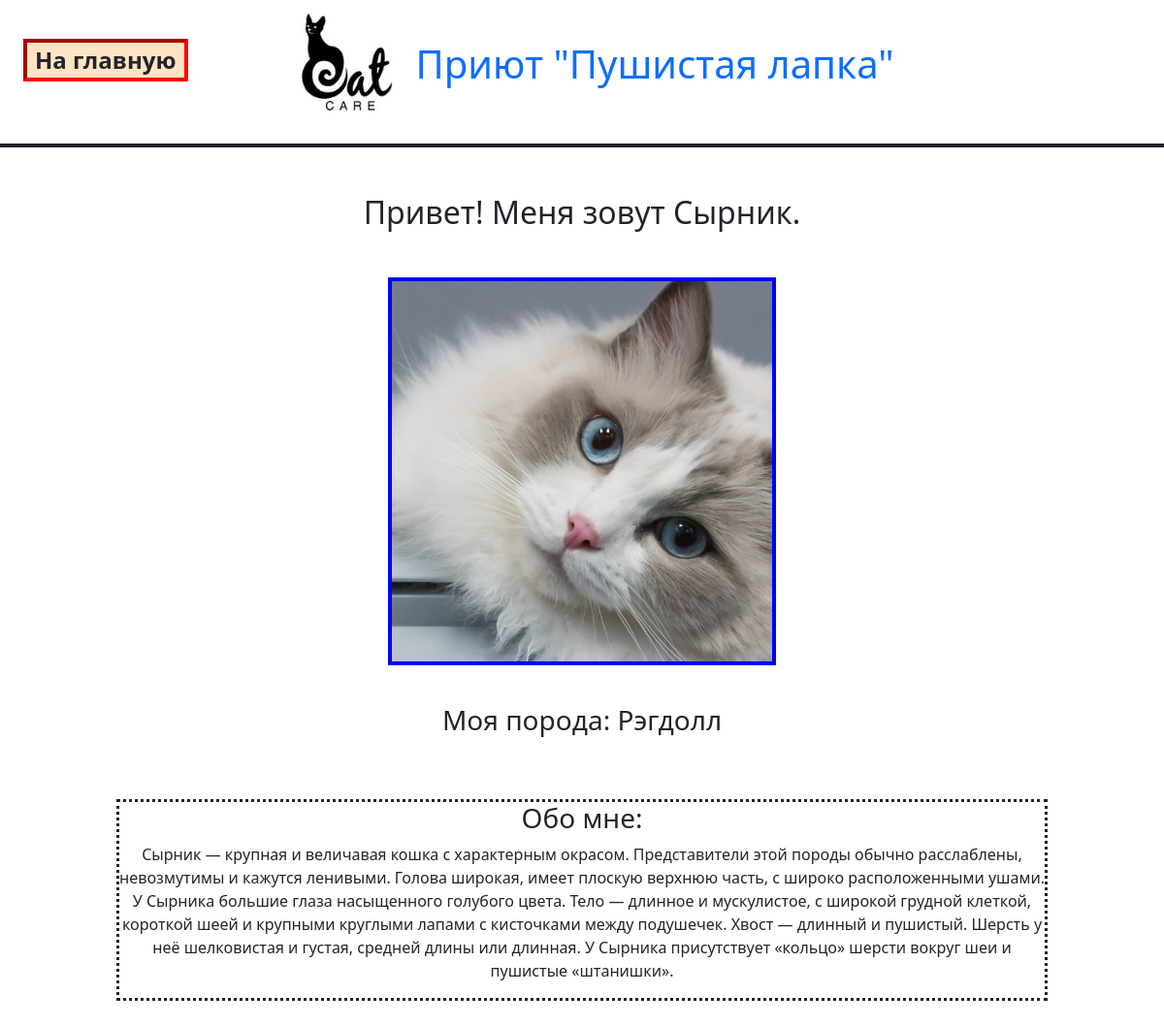
The app's page /kittalog/kit/4 with its own data.
### kittalog/models.py (models this page shows, shortened)
class Shelter(models.Model):
    name = models.CharField(max_length=50)
    city = models.CharField(max_length=50)
    picture = models.ImageField(upload_to='images\\shelters')
    def __str__(self):
        return self.name

class Kit(models.Model):
    name = models.CharField(max_length=50)
    type = models.CharField(max_length=50)
    description = models.TextField(max_length=1000)
    picture = models.ImageField(upload_to=get_user_img_path)
    shelter = models.ForeignKey(
        'Shelter', on_delete=models.SET_NULL, null=True)

### kittalog/views.py (the view)
# urls.py: path("kit/<int:pk>", views.KitDetailView.as_view(), name='kit_detail')
class KitDetailView(generic.DetailView):
    model = Kit
    def get_context_data(self, **kwargs):
        context = super(KitDetailView, self).get_context_data(**kwargs)
        context['sh'] = Kit.objects.get(id=self.kwargs['pk']).shelter.id
        context['shelter'] = Kit.objects.get(id=self.kwargs['pk']).shelter
        return context

### kittalog/templates/kittalog/kit_detail.html
{% extends 'kittalog/kit_list.html' %}
{% block content %}
<div class='detail-content'>
    <h2> Привет! Меня зовут {{kit.name}}.</h2>
    <div class='img-handler fit'>
        <p><img src='{{kit.picture.url}}'></p>
    </div>
    <h3>Моя порода: {{kit.type}}</h3>
    <div class='info'>
        <h3>Обо мне:</h3>
        <p>{{kit.description}}</p>
    </div>
</div>
{% endblock content %}

### kittalog/templates/kittalog/kit_list.html (shortened to what this page needs)
{% extends 'base_generic.html' %}
{% load static %}
{% block header%}
    <div class='header'  style="text-align: center; ">
      <span class='mainer'><a href = '{% url 'shelter_list' %}'>На главную</a></span>
      <h1>
        <a href = "{% url 'kittalog' sh %}"><img class='logo' src='{{shelter.picture.url}}'>Приют "{{shelter}}"</a>
      </h1>
    </div>
{% endblock header %}

### kittalog/static/kittalog/css/styles.css (style rules this page uses)
div { text-align: center; }
.header { position: fixed; top: 0; z-index: 100; width: 100%; background-color: white; border-bottom: 4px solid; }
.logo { max-width: 150px; max-height: 150px; }
h1 a { text-decoration: none; }
.img-handler { width: 400px; height: 400px; border: 4px solid blue; display: flex; margin-bottom: 5em; justify-content: center; align-items: center; overflow: hidden; position: relative; transform: translate(-50%, 10%); top: 50%; left: 50%; }
.fit img { max-width: none; min-width: auto; min-height: auto; height: 100%; position: absolute; top: 50%; left: 50%; transform: translate(-50%, -50%); }
.detail-content { text-align: center; }
.info { margin: 4em 10%; border: 3px dotted; }
.mainer { position:absolute; border: 4px inset red; font-size: 2vw; top: 40px; left: 2vw; background-color:bisque; font-weight: bold; padding: 0 8px; }
.mainer a { text-decoration: none; color: unset; }

### records on screen
Shelter: picture (picture), name "Пушистая лапка"
Kit: name "Сырник", picture (picture), type "Рэгдолл", description "Сырник — крупная и величавая кошка с характерным окрасом. Представители этой породы обычно расслаблены, невозмутимы и кажутся ленивыми. Голова широкая, имеет плоскую верхнюю часть, с широко расположенными ушами. У Сырника большие глаза насыщенного голубого цвета. Тело — длинное и мускулистое, с широкой грудной клеткой, короткой шеей и крупными круглыми лапами с кисточками между подушечек. Хвост — длинный и пушистый. Шерсть у неё шелковистая и густая, средней длины или длинная. У Сырника присутствует «кольцо» шерсти вокруг шеи и пушистые «штанишки»."
